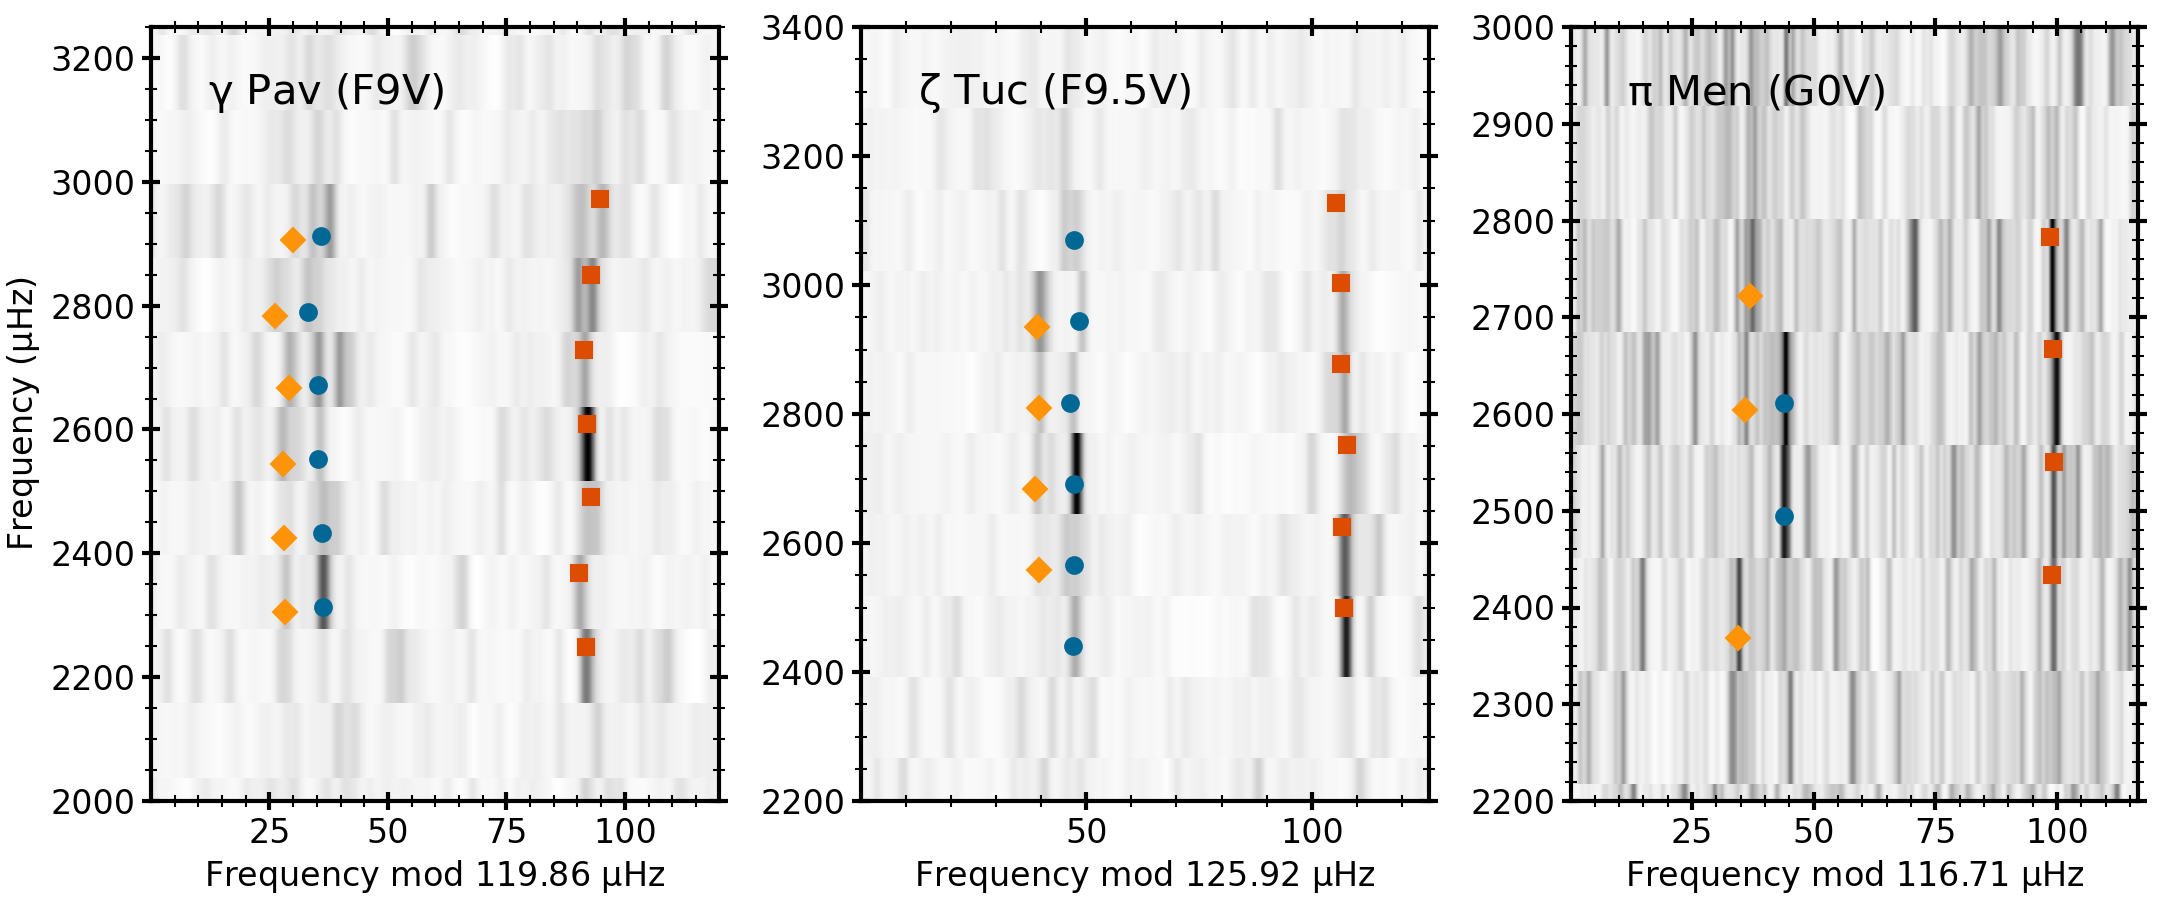

Generate this figure with Python:
import numpy as np
import os, sys, pdb
from astropy.io import ascii, fits
import matplotlib.pyplot as plt
from echelle import interact_echelle 
from echelle import plot_echelle
from echelle import echelle as calc_echelle
from astropy.convolution import convolve, Gaussian1DKernel, Box1DKernel
import matplotlib.gridspec as gridspec
from scipy.optimize import curve_fit

plt.rcParams['xtick.major.size'] = 9
plt.rcParams['xtick.major.width'] = 2
plt.rcParams['xtick.minor.size'] = 6
plt.rcParams['xtick.minor.width'] = 1
plt.rcParams['ytick.major.size'] = 9
plt.rcParams['ytick.major.width'] = 2
plt.rcParams['ytick.minor.size'] = 6
plt.rcParams['ytick.minor.width'] = 1
plt.rcParams['axes.linewidth'] = 2
plt.rcParams['font.size']=16
plt.rcParams['mathtext.default']='regular'
plt.rcParams['lines.markersize']=8
plt.rcParams['xtick.major.pad']='3'
plt.rcParams['ytick.major.pad']='3'
plt.rcParams['ytick.minor.visible'] = 'True'
plt.rcParams['xtick.minor.visible'] = 'True'
plt.rcParams['xtick.direction'] = 'inout'
plt.rcParams['ytick.direction'] = 'inout'
plt.rcParams['ytick.right'] = 'True'
plt.rcParams['xtick.top'] = 'True'

# use a color-blind friendly palette
# orange, red, light blue, dark blue
colors=['#FF9408','#DC4D01','#00A9E0','#016795']

def func(x, a, b):
    return a + b*x

nams=['gammapav','zetatuc','pimen']

fig = plt.figure(figsize=(15, 6))

plt.ion()
plt.clf()

for i in range(0,len(nams)):

	star=nams[i]

	if (star == 'gammapav'):
		# gamma Pav = TIC265488188
		tit='gamma Pav = TIC265488188'
		dat=ascii.read('peakbagging/265488188_bgcorr.txt')
		freqs=ascii.read('peakbagging/gammapav-freq.csv')
		usel=0
		lol=2000
		upl=3250

	if (star == 'zetatuc'):
		# zeta Tuc = TIC425935521
		tit='zeta Tuc = TIC425935521'
		dat=ascii.read('peakbagging/425935521_bgcorr.txt')
		freqs=ascii.read('peakbagging/zetatuc-freq.csv')
		usel=0
		lol=2200
		upl=3400

	if (star == 'pimen'):
		# pi Men = TIC261136679
		tit='pi Men = TIC261136679'
		dat=ascii.read('peakbagging/261136679_bgcorr.txt')
		freqs=ascii.read('peakbagging/pimen-freq.csv')
		usel=0
		lol=2200
		upl=3000

	um=np.where(freqs['l'] == usel)[0]

	popt, pcov = curve_fit(func, np.arange(len(um)),freqs['freq'][um], sigma=1./(freqs['err'][um]**2))
	#f=np.polyfit(np.arange(len(um)),freqs['freq'][um],1)
	dnu=popt[1]
	print('dnu:',dnu)

	freq=np.array(dat['col1'])
	amp=np.array(dat['col2'])
	gauss_kernel = Gaussian1DKernel(2)
	pssm = convolve(amp, gauss_kernel)
	echx, echy, echz=calc_echelle(freq,pssm, dnu,fmin=1000, fmax=5000)


	alf=0.5

	plt.subplot(1,3,i+1)
	plt.imshow(echz,aspect="auto",extent=(echx.min(), echx.max(), echy.min(), echy.max()),origin="lower",cmap='Greys',interpolation='None')
	um=np.where(freqs['l'] == 0)[0]
	#plt.errorbar(freqs['freq'][um] % dnu,freqs['freq'][um],xerr=freqs['err'][um],fmt='o',color=colors[3],fillstyle='none',lw=2)
	plt.plot(freqs['freq'][um] % dnu,freqs['freq'][um],'o',color=colors[3])

	#plt.plot(freqs['freq'][um] % dnu,freqs['freq'][um],fmt='o',color=colors[3],lw=10)
	um=np.where(freqs['l'] == 1)[0]
	#plt.errorbar(freqs['freq'][um] % dnu,freqs['freq'][um],xerr=freqs['err'][um],fmt='o',color=colors[1],fillstyle='none',lw=2)
	plt.plot(freqs['freq'][um] % dnu,freqs['freq'][um],'s',color=colors[1])

	um=np.where(freqs['l'] == 2)[0]
	plt.plot(freqs['freq'][um] % dnu,freqs['freq'][um],'D',color=colors[0])
	#plt.errorbar(freqs['freq'][um] % dnu,freqs['freq'][um],xerr=freqs['err'][um],fmt='o',color=colors[0],fillstyle='none',lw=2)

	plt.ylim([lol,upl])
	plt.xlabel('Frequency mod '+str(dnu)[0:6]+' $\mu$Hz')
	if (i == 0):
		plt.ylabel('Frequency ($\mu$Hz)')
		plt.annotate("$\\gamma$ Pav (F9V)", xy=(0.1, 0.9), xycoords="axes fraction",fontsize=20,color='black')

	if (star == 'zetatuc'):
		plt.annotate("$\\zeta$ Tuc (F9.5V)", xy=(0.1, 0.9), xycoords="axes fraction",fontsize=20,color='black')
		
	if (star == 'pimen'):
		plt.annotate("$\\pi$ Men (G0V)", xy=(0.1, 0.9), xycoords="axes fraction",fontsize=20,color='black')

plt.subplots_adjust(wspace=0.25,hspace=0.2,left=0.07,right=0.99,bottom=0.11,top=0.97)
plt.savefig('fig7.png',dpi=150)

plt.show()	
#plt.savefig('fig-echelle.pdf',dpi=150)

